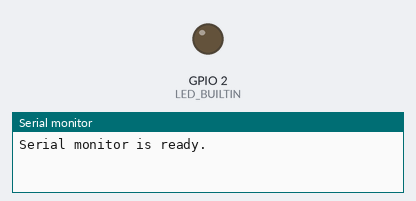
Simulated run of this program. Board: ESP32. Parts: output pins drawn as LEDs (lit = HIGH), the last lines printed to the serial monitor. WiFi joins after 1.5 s; servers stay silent unless stated; uploads are accepted with an empty reply.

Above: at 1.8 s.
At 3.15 s:
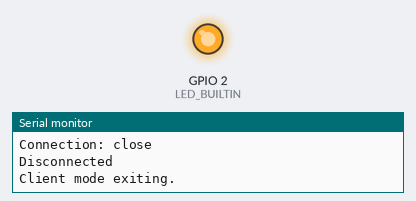
Timing chart, 0 to 4.7 s (numbered marks = the images above):
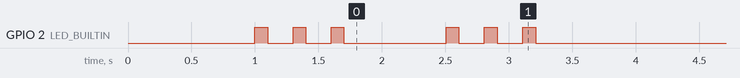

The program:

main.cpp
```cpp
#include <Arduino.h>
#include <WiFi.h>
#include "prepareResponse.h"

String SSID = "GlobeAtHome_F3398";
String PASS = "AC1656F1";
int PORT = 80;

SemaphoreHandle_t xSerialSemaphore = NULL;
SemaphoreHandle_t xWifiSemaphore = NULL;

TaskHandle_t startupRoutine = NULL;
TaskHandle_t networkRoutine = NULL;

void Blink3 (void *pvParameters);
void SerialSetup (void *pvParameters);
void StartupKill (void *pvParameters);

void WifiSetup (void *pvParameters);
void WifiIndicator (void *pvParameters);
void WifiServer (void *pvParameters);
void WifiClient (void *pvParameters);

void setup () {
  delay(1000);

  xTaskCreatePinnedToCore(
    Blink3,
    "startupBlink",
    1000,
    NULL,
    90,
    &startupRoutine,
    1
  );

  xTaskCreatePinnedToCore(
    SerialSetup,
    "serialSetup",
    1000,
    NULL,
    90,
    &startupRoutine,
    1
  );

  xTaskCreatePinnedToCore(
    WifiSetup,
    "wifiSetup",
    2000,
    NULL,
    80,
    &networkRoutine,
    0
  );

  xTaskCreatePinnedToCore(
    WifiIndicator, // Only runs once.
    "wifiSetup",
    1000,
    NULL,
    80,
    &startupRoutine,
    1
  );
}

void loop () {

}

void Blink3 (void *pvParameters) {
  // setup routine
  pinMode(LED_BUILTIN, OUTPUT);

  // blink
  for (int i = 0; i < 3; i++) {
    digitalWrite(LED_BUILTIN, HIGH);
    vTaskDelay((TickType_t) 100 / portTICK_PERIOD_MS);
    digitalWrite(LED_BUILTIN, LOW);
    vTaskDelay((TickType_t) 200 / portTICK_PERIOD_MS);
  }

  // exit routine
  pinMode(LED_BUILTIN, INPUT);

  vTaskDelete(NULL);
}

void SerialSetup (void *pvParameters) {
  Serial.begin(115200);
  vTaskDelay((TickType_t) 500 / portTICK_PERIOD_MS);
  Serial.println("Serial monitor is ready.");

  xSerialSemaphore = xSemaphoreCreateBinary();
  vTaskDelay((TickType_t) 50000 / portTICK_PERIOD_MS);

  Serial.println("Closing serial monitor.");
  vTaskDelay((TickType_t) 500 / portTICK_PERIOD_MS);
  Serial.end();

  vTaskDelete(NULL);
}

void WifiSetup (void *pvParameters) {
  WiFi.mode(WIFI_STA);
  WiFi.begin(SSID, PASS);
  while (WiFi.status() != WL_CONNECTED) vTaskDelay((TickType_t) 50 / portTICK_PERIOD_MS);

  while (xSerialSemaphore == NULL && xSemaphoreTake(xSerialSemaphore, (TickType_t) 5 / portTICK_PERIOD_MS) != pdTRUE) vTaskDelay((TickType_t) 100 / portTICK_PERIOD_MS);
  Serial.println(WiFi.localIP());
  xWifiSemaphore = xSemaphoreCreateBinary();
  xSemaphoreGive(xSerialSemaphore);

  xTaskCreatePinnedToCore(
    WifiServer,
    "server",
    1500,
    NULL,
    80,
    NULL,
    1
  );

  xTaskCreatePinnedToCore(
    WifiClient,
    "client",
    3500,
    NULL,
    80,
    NULL,
    0
  );

  vTaskDelete(NULL);
}

void WifiIndicator (void *pvParameters) {
  while (xWifiSemaphore == NULL) vTaskDelay((TickType_t) 50 / portTICK_PERIOD_MS);
  xTaskCreatePinnedToCore(
    Blink3,
    "wifiReadyIndicator",
    1000,
    NULL,
    90,
    &startupRoutine,
    1
  );

  vTaskDelete(NULL);
}

void WifiServer (void *pvParameters) {
  WiFiServer server(80);
  while (xWifiSemaphore == NULL) vTaskDelay((TickType_t) 50 / portTICK_PERIOD_MS);
  server.begin();

  for (;;) {
    WiFiClient client = server.accept();

    if (client) {
      String request;
      while (client.connected()) {

        if (client.available()) {
          String line = client.readStringUntil('\r');

          if (line.startsWith("GET") && line.endsWith("HTTP/1.1") && !line.startsWith("GET /favicon.ico")) { // GET request decoder
            request = line.substring(line.indexOf("GET"), line.lastIndexOf(" HTTP/1.1"));
          }

          if (line.startsWith("POST") && line.endsWith("HTTP/1.1")) { // POST rerquest decoder

          }

          if (line.startsWith("PUT") && line.endsWith("HTTP/1.1")) { // PUT rerquest decoder

          }

          if (line.startsWith("DELETE") && line.endsWith("HTTP/1.1")) { // DELETE rerquest decoder

          }

          if (line.length() == 1 && line[0] == '\n') { // response manager
            if (request == "GET /") client.println(httpResponse());
            else if (request == "GET /123") client.println(httpResponse());
            break;
          }
        }
        vTaskDelay((TickType_t) 5 / portTICK_PERIOD_MS);
      }

      while (client.available()) client.read();
      client.stop();
    }
  }

  vTaskDelete(NULL);
}

void WifiClient (void *pvParameters) {
  WiFiClient client;

  vTaskDelay((TickType_t) 50 / portTICK_PERIOD_MS);
  if (client.connect("api.apis.guru", 80)) {
    Serial.println("Connected");

    client.println("GET /v2/list.json HTTP/1.1");
    client.println("Host: api.apis.guru");
    client.println("Connection: close");
    client.println();

    vTaskDelay((TickType_t) 150 / portTICK_PERIOD_MS);
  }

  for (;;) {
    while (client.available()) { // Will return error 403 for most sites, but normal return for http. WiFi.h only works for HTTP and MQTT.
      char buf[1000];
      Serial.printf("%c", client.read());
    }

    if (!client.connected()) {
      Serial.println();
      Serial.println("Disconnected");
      client.stop();
      break;
    }

    vTaskDelay((TickType_t) 50 / portTICK_PERIOD_MS);
  }

  Serial.println("Client mode exiting.");
  vTaskDelete(NULL);
}
```

prepareResponse.h
```cpp
#ifndef prepareResponse
#define prepareResponse
#include <Arduino.h>

String httpResponse() {
  String httpResponse;
  httpResponse.reserve(1024);
  httpResponse = F("HTTP/1.1 200 OK\r\n"
               "Content-Type: text/html\r\n"
               "\r\n");
  httpResponse += F(
                "<html>"
                    "<head><title>Hello</title></head>"
                    "<body>"
                        "<p>Hello</p>"
                    "</body>"
                "</html>"
                "\r\n");
  return httpResponse;
}

#endif
```

Measured:
- by itself, GPIO 2 (LED_BUILTIN): LOW → HIGH at 1.0 s, → LOW 0.10 s later, → HIGH 0.20 s later, → LOW 0.10 s later, … (12 changes in this stretch)
